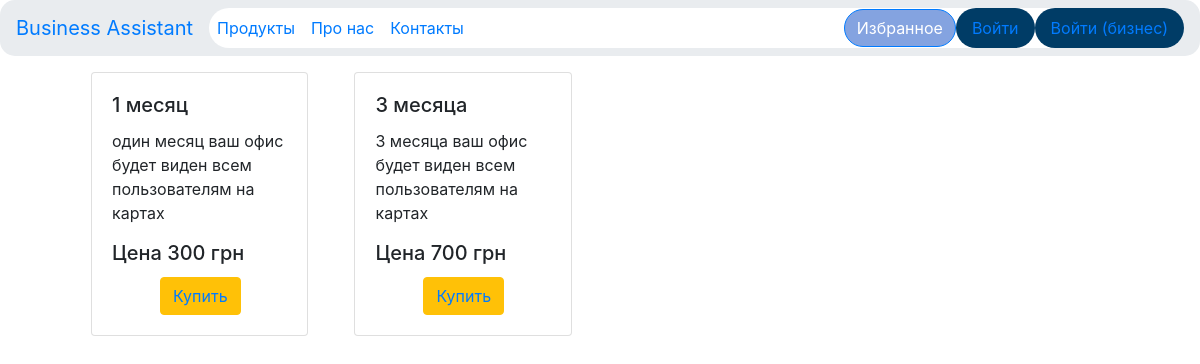
Page /shop/product_map.php on the committed database.
### tables this page shows
CREATE TABLE `products_maps` (
  `id` int(11) NOT NULL,
  `title` varchar(255) NOT NULL,
  `cost` int(11) NOT NULL,
  `content` text NOT NULL,
  `image` varchar(255) NOT NULL
);

### shop/parts/product_card_b.php (the view)
<div class="col-4">
    <div class="card m-2">
  		<div class="card-body">
		    <h5 class="card-title" alt="35px"><?php echo $row["title"]; ?></h5>
		    <p class="card-text"><?php echo $row["content"]; ?></p>
		    <h5 class="card-title" alt="35px">Цена <?php echo $row["cost"]; ?> грн</h5>
			<button class="btn btn-warning ml-5">
			 	<a href="order.php?id=<?php echo $row['id']; ?>">
		    	Купить
		    	</a>
			</button>
  		</div>
  	</div>
</div>

### shop/product_map.php (shortened to what this page needs)
<?php
include 'configs/db.php';
include 'parts/header.php';
?>
<div class="container">
	<div class="row m-2">
	  	<div class="col-9">
	  		<div class="container">
				<div class="row" id='products'>
					<?php
					$sql = "SELECT * FROM `products_maps`";
					$result = $conn->query($sql);
					while ($row = mysqli_fetch_assoc($result)) {
					include 'parts/product_card_b.php';
					}
					?>
				</div>
<?php
include 'parts/footer.php';
?>

### rows in the picture
products_maps: title "1 месяц", content "один месяц ваш офис будет виден всем пользователям на картах", cost "300"
products_maps: title "3 месяца", content "3 месяца ваш офис будет виден всем пользователям на картах", cost "700"

### other values in the picture
$nameSite "Business Assistant"
